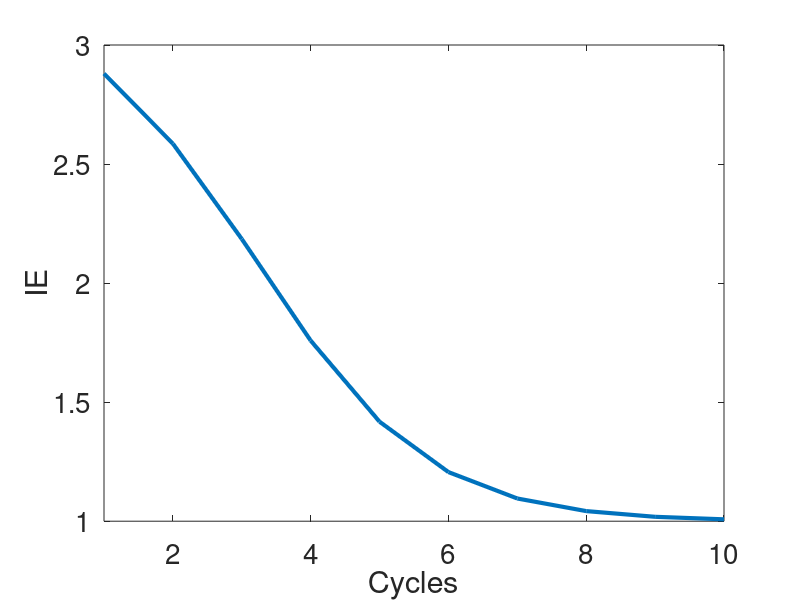
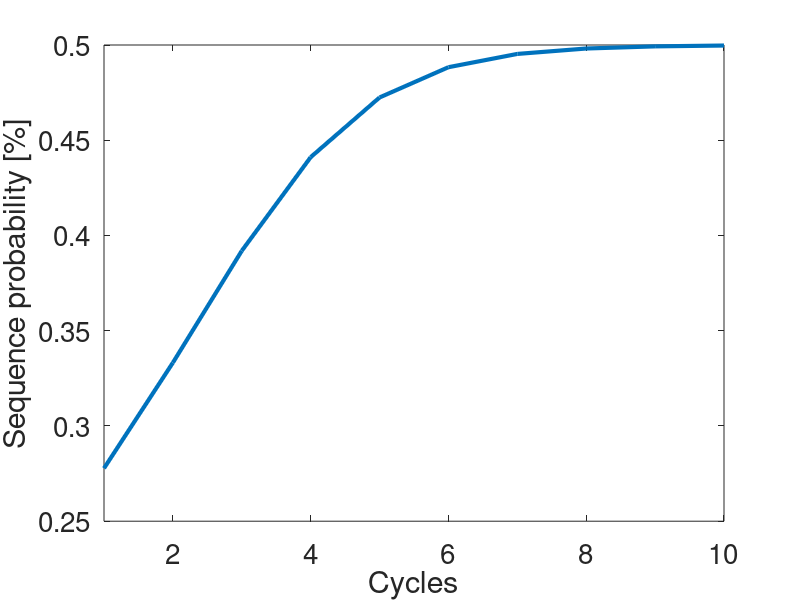

These figures' MATLAB source, in order:
function data_prediction_for_input_data_and_calculated_alpha
clear all

% input your data
data = [5,5,1,1,1,1,1,1,1,1];
data = data./sum(data);


% data = ones(5562,1) * (1-0.2)/5561;
% data(1) = 0.2;

% data = ones(901,1);
% data(1) = 100;
% total_count = zeros(3,1);
% total_category = zeros(3,1);
% total_count(1) = sum(data);
% total_category(1)=nnz(data);
% N_num = 1000;
% [P0_count, P1_count, P2_count, P3_count] = data_200_library;
% data = P0_count./sum(P0_count);
% N_num = length(P0_count);

% data = data./sum(data);
% N_num = 10;
% sum(data)

% number of NADEL cycles
num_loops = 10;

% alpha values fitted from other data
alpha = 0.76;


top_p = zeros(num_loops,1);
Eff_loops = zeros(num_loops, 1);

[val, target_index1]  = max(data);

top_p(1) = data(target_index1);


temp = nonzeros(data);
Efficiency = - temp.*log2(temp); 
Eff_loops(1)  = sum(Efficiency);

for loops = 2:num_loops
total = sum(data.^2) + (1-alpha) * sum(data.*(1-data));
new_data = (data.^2 + (1-alpha) * data.*(1-data))/total;

top_p(loops) = new_data(target_index1);

temp = nonzeros(new_data);
Efficiency = - temp.*log2(temp);
Eff_loops(loops)  = sum(Efficiency);

data = new_data;
end

figure(1)
plot(Eff_loops, '-', 'LineWidth',3);
hold on
xlim([1,num_loops])
ylabel('IE')
xlabel('Cycles')
set(gca,'FontSize',20)
file_out2 = './IE_prediction.png';
saveas(gcf,file_out2)


figure(2)
% legend('alpha = 1', 'alpha = 0.8', 'alpha = 0.6', 'alpha = 0.4', 'alpha = 0.2', 'alpha = 0','Location','northeast')
plot(top_p, '-', 'LineWidth',3);
hold on
ylabel('Sequence probability [%]')
xlabel('Cycles')
xlim([1,num_loops])
set(gca,'FontSize',20)
file_out2 = './Top_probability_prediction.png';
saveas(gcf,file_out2)


end